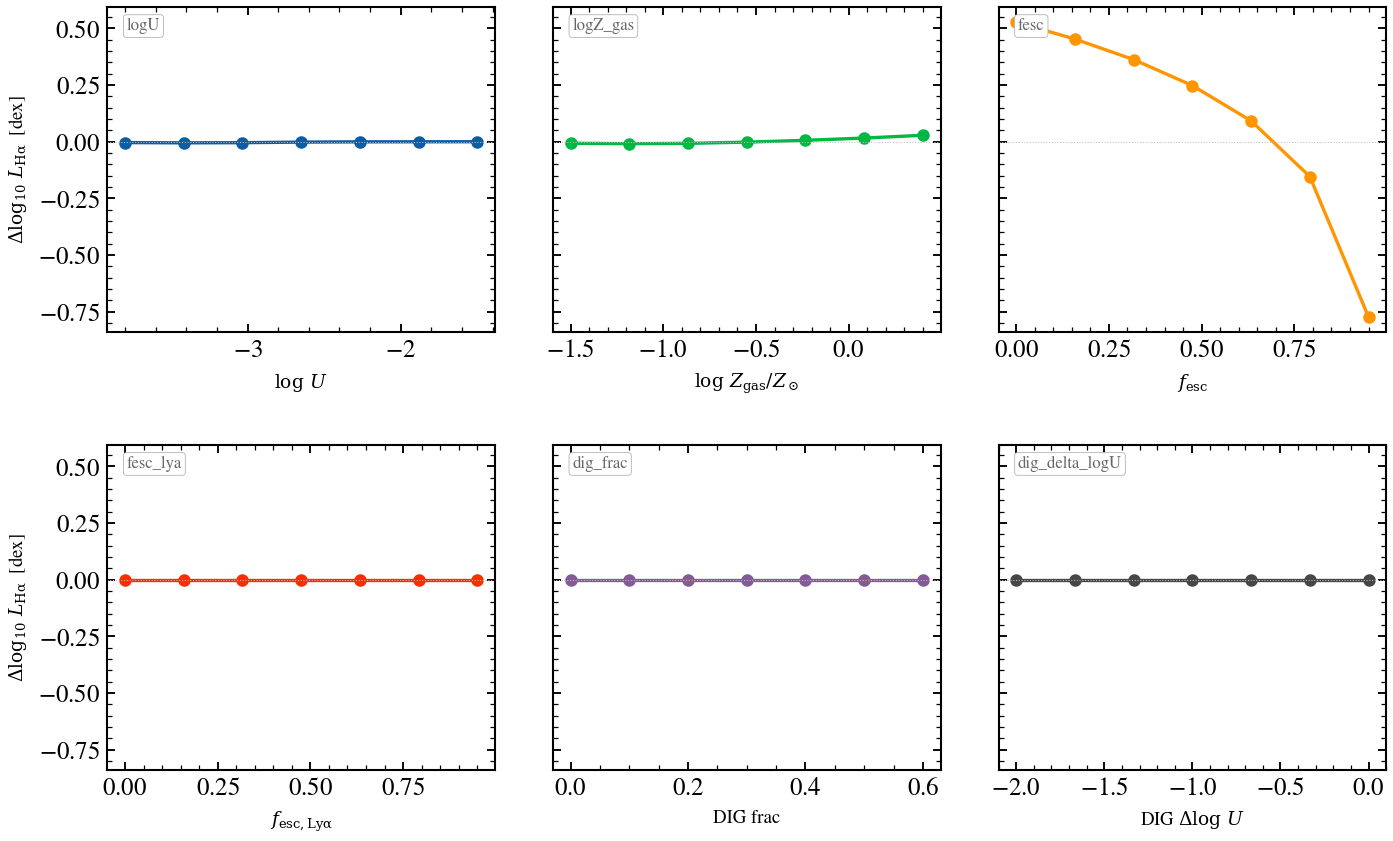

Reproduce this figure in Python.
"""
Cue knob flexibility: six dimensions of HII region control
===========================================================

Cue has six tuning knobs that control HII-region ionization and the
diffuse ionized gas. This six-panel tour sweeps each knob individually
and reports the ``L_Hα`` response *relative to the baseline*, in dex.
A flat line means the parameter has no effect on Hα at fixed other
knobs.

Per-panel summary:

- ``logU``    — modest, ±0.01 dex (Hα is set by recombination rate)
- ``logZ_gas`` — modest, ±0.02 dex (metals shift HII cooling)
- ``fesc``    — strong, −1 dex by ``fesc=0.95`` (LyC photons leak)
- ``fesc_lya`` — flat (only the Lyα line is affected)
- ``dig_frac`` — flat (suspected wiring bug, issue #259)
- ``dig_delta_logU`` — flat (confirmed wiring bug, issue #259)

References:
- Li, Leja & Speagle 2023, ApJ, 956, 23 (Cue)
"""

import os

os.environ["TF_CPP_MIN_LOG_LEVEL"] = "2"  # suppress XLA/PjRt C++ INFO+WARNING logs

import warnings

import jax
import jax.numpy as jnp
import matplotlib.pyplot as plt
import numpy as np

import tengri
from tengri.analysis.plotting import setup_style

setup_style()
warnings.filterwarnings("ignore", message=".*BakedInBackend.*")

ssp = tengri.load_ssp("fsps_prsc_miles_chabrier")
SFH = {
    "type": "dpl",
    "*": tengri.FIXED,
    "tau_gyr": 0.3,
    "log_peak_sfr": 1.5,
    "alpha": 3.0,
    "beta": 2.0,
}
DUST = {"type": "two_component", "*": tengri.FIXED, "tau_diff": 0.05, "tau_bc": 0.1}

model = tengri.SEDModel.build(
    ssp,
    sfh=SFH,
    dust=DUST,
    neb={
        "type": "cue",
        "*": tengri.FIXED,
        "logU": tengri.Uniform(-4.0, -1.0),
        "logZ_gas": tengri.Uniform(-2.0, 0.5),
        "fesc": tengri.Uniform(0.0, 1.0),
        "fesc_lya": tengri.Uniform(0.0, 1.0),
        "dig_frac": tengri.Uniform(0.0, 1.0),
        "dig_delta_logU": tengri.Uniform(-4.0, 0.0),
    },
    redshift=tengri.Fixed(0.05),
)
baseline = dict(model.spec.sample(jax.random.PRNGKey(0)))


def _halpha_lum(params):
    return float(model.predict_emission_lines(params).halpha)


SWEEPS = [
    ("neb_logU", r"$\log\,U$", 7, -3.8, -1.5),
    ("neb_logZ_gas", r"$\log\,Z_{\rm gas}/Z_\odot$", 7, -1.5, 0.4),
    ("neb_fesc", r"$f_{\rm esc}$", 7, 0.0, 0.95),
    ("neb_fesc_lya", r"$f_{\rm esc,Ly\alpha}$", 7, 0.0, 0.95),
    ("neb_dig_frac", r"DIG frac", 7, 0.0, 0.6),
    ("neb_dig_delta_logU", r"DIG $\Delta\log\,U$", 7, -2.0, 0.0),
]

fig, axes = plt.subplots(
    2, 3, figsize=(11, 6.6), sharey=True, gridspec_kw={"hspace": 0.35, "wspace": 0.15}
)
axes_flat = axes.ravel()
colors = ["C0", "C1", "C2", "C3", "C4", "C5"]

ha_baseline = _halpha_lum(baseline)

for ax_idx, (param_name, label, n_vals, lo, hi) in enumerate(SWEEPS):
    ax = axes_flat[ax_idx]
    values = np.linspace(lo, hi, n_vals)
    halpha_vals = np.array([_halpha_lum({**baseline, param_name: jnp.float64(v)}) for v in values])
    delta_dex = np.log10(halpha_vals / ha_baseline)
    ax.plot(values, delta_dex, "o-", color=colors[ax_idx], lw=1.6, markersize=5)
    ax.axhline(0.0, color="0.75", lw=0.5, ls=":")
    ax.set_xlabel(label, fontsize=9)
    ax.text(
        0.05,
        0.93,
        param_name.replace("neb_", ""),
        transform=ax.transAxes,
        fontsize=8,
        color="0.4",
        bbox=dict(boxstyle="round,pad=0.2", fc="white", ec="0.7", lw=0.4),
    )

for ax in axes[:, 0]:
    ax.set_ylabel(r"$\Delta \log_{10}\,L_{\rm H\alpha}$  [dex]", fontsize=9)

plt.savefig("plot_cue_flex_tour.png", dpi=150, bbox_inches="tight")
